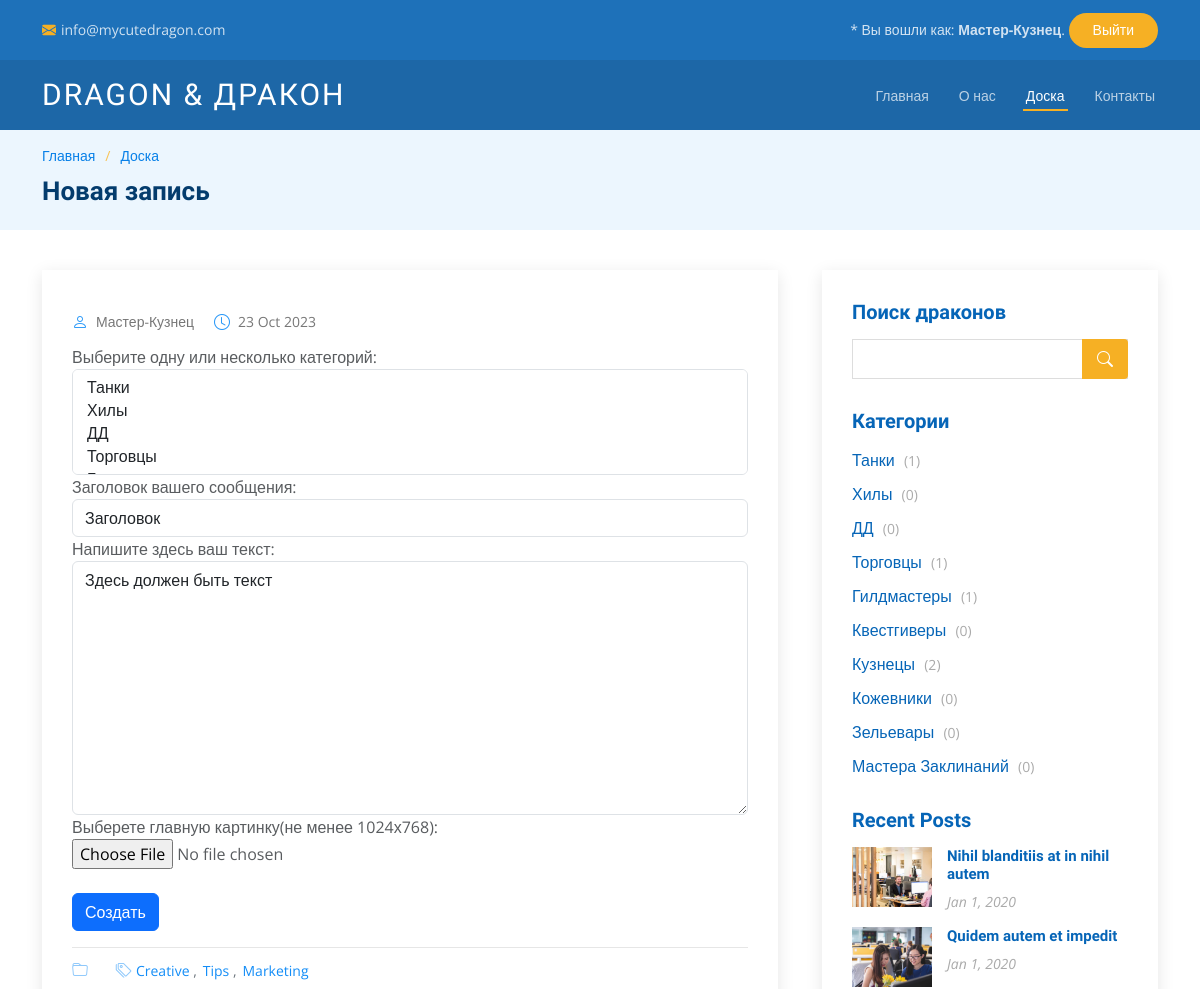
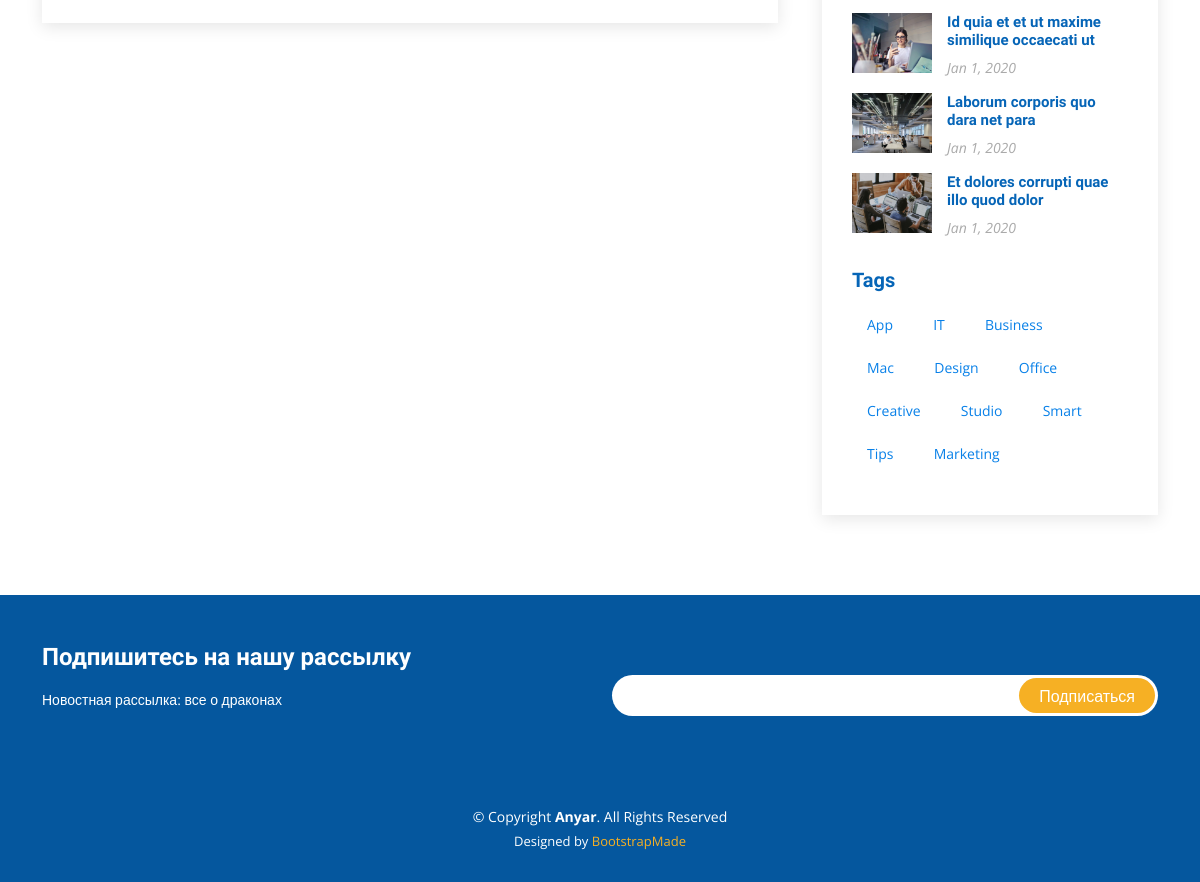
Screenshot of /messages/create (signed in) with the database file from the repository (2 pictures, top to bottom).
### bb/models.py (models this page shows)
class Category(models.Model):
    name = models.CharField(max_length = 255, unique = True)
    def __str__(self):
        return f'{self.name}'

### bb/views.py (the view, shortened to what this page needs)
# urls.py: path('create', MessageCreateView.as_view(), name='msg_create'),
class MessageCreateView(PermissionRequiredMixin, CreateView):
    permission_required = ('bb.add_post',)
    template_name = 'messages/create.html'
    form_class = MessageCreateForm
    context_object_name = 'message'
    success_url = '/messages'
    def get_context_data(self, **kwargs: Any) -> Dict[str, Any]:
        context =  super().get_context_data(**kwargs)
        author = self.request.user.id
        context['categories'] = Category.objects.annotate(num_posts=Count('post'))
        context['time_now'] = timezone.localtime(timezone.now())
        return context

### bb/forms.py
class MessageCreateForm (ModelForm):
    class Meta:
        model = Post
        exclude = ('author', 'cTime', 'postRate',)
        widgets = {
          'category' : forms.SelectMultiple(attrs={
            'class': 'form-control',
          }),
          'body' : forms.Textarea(attrs={
            'class': 'form-control',
            'placeholder': 'Здесь введите текст сообщения'
          }),
          'title' : forms.TextInput(attrs={
            'class': 'form-control',
            'placeholder': 'Введите заголовок'
          }),
        }
        labels = {
            'category': 'Выберите одну или несколько категорий:',
            'body': 'Напишите здесь ваш текст:',
            'title': 'Заголовок вашего сообщения',
            'mainPic': 'Выберете главную картинку(не менее 1024х768):'
        }

### templates/messages/create.html (shortened to what this page needs)
{% extends 'layout/bb.html' %}
{% block name %}
Новая запись
{% endblock name %}
{% block content %}
    <article class="entry entry-single">
      <div class="entry-img">
      </div>
      <div class="entry-meta">
        <ul>
          <li class="d-flex align-items-center"><i class="bi bi-person"></i> <a href="blog-single.html">{{user.username}}</a></li>
          <li class="d-flex align-items-center"><i class="bi bi-clock"></i> <a href="blog-single.html"><time datetime="2020-01-01">{{ time_now|date:'d M Y' }}</time></a></li>
        </ul>
      </div>
      <div class="entry-content">
        <div class=row>
            <form method="POST" enctype="multipart/form-data">
                <p class="text-muted">
                    {{ form }}
                    <br><br>
                    <input class="btn btn-primary" type="submit" value="Создать">
                </p>
            </form>
        </div>
      </div>
      <div class="entry-footer">
        <i class="bi bi-folder"></i>
        <ul class="cats">
        </ul>
        <i class="bi bi-tags"></i>
        <ul class="tags">
          <li><a href="#">Creative</a></li>
          <li><a href="#">Tips</a></li>
          <li><a href="#">Marketing</a></li>
        </ul>
      </div>
    </article>
{% endblock content %}

### templates/layout/bb.html (shortened to what this page needs)
<!DOCTYPE html>
<html lang="en">
<head>
  {% load static %}
  <link href="{% static 'assets/vendor/animate.css/animate.min.css' %}" rel="stylesheet">
  <link href="{% static 'assets/vendor/aos/aos.css' %}" rel="stylesheet">
  <link href="{% static 'assets/vendor/bootstrap/css/bootstrap.min.css' %}" rel="stylesheet">
  <link href="{% static 'assets/vendor/bootstrap-icons/bootstrap-icons.css' %}" rel="stylesheet">
  <link href="{% static 'assets/vendor/boxicons/css/boxicons.min.css' %}" rel="stylesheet">
  <link href="{% static 'assets/vendor/glightbox/css/glightbox.min.css' %}" rel="stylesheet">
  <link href="{% static 'assets/vendor/remixicon/remixicon.css' %}" rel="stylesheet">
  <link href="{% static 'assets/vendor/swiper/swiper-bundle.min.css' %}" rel="stylesheet">
  <link href="{% static 'assets/css/style.css' %}" rel="stylesheet">
</head>
<body>
  <div id="topbar" class="fixed-top d-flex align-items-center topbar-inner-pages">
    <div class="container d-flex align-items-center justify-content-center justify-content-md-between">
      <div class="contact-info d-flex align-items-center">
        <i class="bi bi-envelope-fill"></i><a href="mailto:contact@example.com">info@mycutedragon.com</a>
      </div>
      <div class="cta d-none d-md-block">
        {% if request.user.is_authenticated %}
          * Вы вошли как:
          <strong>{{ request.user.username }}</strong>.
          <a href="/accounts/logout/" class="scrollto"> Выйти</a>
        {% else %}
          Войдите в аккаунт:
          <a href="/accounts/login/" class="scrollto"> Войти</a>
        {% endif %}
      </div>
    </div>
  </div>
  <header id="header" class="fixed-top d-flex align-items-center header-inner-pages">
    <div class="container d-flex align-items-center justify-content-between">
      <h1 class="logo"><a href="index.html">Dragon & Дракон</a></h1>
      <nav id="navbar" class="navbar">
        <ul>
          <li><a class="nav-link scrollto " href="#hero">Главная</a></li>
          <li><a class="nav-link scrollto" href="#about">О нас</a></li>
          <li><a class="active" href="/messages/">Доска</a></li>
          <li><a class="nav-link scrollto" href="#contact">Контакты</a></li>
        </ul>
      </nav>
    </div>
  </header>
  <main id="main">
    <section id="breadcrumbs" class="breadcrumbs">
      <div class="container">
        <div class="row">
          <div class="col-lg-8">
            <ol>
              <li><a href="/messages/">Главная</a></li>
              <li><a href="/messages/">Доска</a></li>
            </ol>
            <h2>{% block name %}{% endblock name %}</h2>
          </div>
          <div class="col-lg-4">
          </div>
        </div>
      </div>
    </section>
    <section id="blog" class="blog">
      <div class="container" >
        <div class="row">
          <div class="col-lg-8 entries">
            {% block content %}
            {% endblock content %}
          </div>
          <div class="col-lg-4">
            <div class="sidebar">
              <h3 class="sidebar-title">Поиск драконов</h3>
              <div class="sidebar-item search-form">
                <form action="">
                  <input type="text">
                  <button type="submit"><i class="bi bi-search"></i></button>
                </form>
              </div>
              <h3 class="sidebar-title">Категории</h3>
              <div class="sidebar-item categories">
                <ul>
                {% for cat in categories %}
                  <li><a href="#"> {{ cat.name }} <span>({{ cat.num_posts }})</span></a></li>
                {% endfor %}
                </ul>
              </div>
              <h3 class="sidebar-title">Recent Posts</h3>
              <div class="sidebar-item recent-posts">
                <div class="post-item clearfix">
                  <img src="assets/img/blog/blog-recent-1.jpg" alt="">
                  <h4><a href="blog-single.html">Nihil blanditiis at in nihil autem</a></h4>
                  <time datetime="2020-01-01">Jan 1, 2020</time>
                </div>
                <div class="post-item clearfix">
                  <img src="assets/img/blog/blog-recent-2.jpg" alt="">
                  <h4><a href="blog-single.html">Quidem autem et impedit</a></h4>
                  <time datetime="2020-01-01">Jan 1, 2020</time>
                </div>
                <div class="post-item clearfix">
                  <img src="assets/img/blog/blog-recent-3.jpg" alt="">
                  <h4><a href="blog-single.html">Id quia et et ut maxime similique occaecati ut</a></h4>
                  <time datetime="2020-01-01">Jan 1, 2020</time>
                </div>
                <div class="post-item clearfix">
                  <img src="assets/img/blog/blog-recent-4.jpg" alt="">
                  <h4><a href="blog-single.html">Laborum corporis quo dara net para</a></h4>
                  <time datetime="2020-01-01">Jan 1, 2020</time>
                </div>
                <div class="post-item clearfix">
                  <img src="assets/img/blog/blog-recent-5.jpg" alt="">
                  <h4><a href="blog-single.html">Et dolores corrupti quae illo quod dolor</a></h4>
                  <time datetime="2020-01-01">Jan 1, 2020</time>
                </div>
              </div>
              <h3 class="sidebar-title">Tags</h3>
              <div class="sidebar-item tags">
                <ul>
                  <li><a href="#">App</a></li>
                  <li><a href="#">IT</a></li>
                  <li><a href="#">Business</a></li>
                  <li><a href="#">Mac</a></li>
                  <li><a href="#">Design</a></li>
                  <li><a href="#">Office</a></li>
                  <li><a href="#">Creative</a></li>
                  <li><a href="#">Studio</a></li>
                  <li><a href="#">Smart</a></li>
                  <li><a href="#">Tips</a></li>
                  <li><a href="#">Marketing</a></li>
                </ul>
              </div>
            </div>
          </div>
        </div>
      </div>
    </section>
  </main>
  <footer id="footer">
    <div class="footer-newsletter">
      <div class="container">
        <div class="row">
          <div class="col-lg-6">
            <h4>Подпишитесь на нашу рассылку</h4>
            <p>Новостная рассылка: все о драконах</p>
          </div>
          <div class="col-lg-6">
            <form action="" method="post">
              <input type="email" name="email"><input type="submit" value="Подписаться">
            </form>
          </div>
        </div>
      </div>
    </div>
    <div class="container">
      <div class="copyright">
        &copy; Copyright <strong><span>Anyar</span></strong>. All Rights Reserved
      </div>
      <div class="credits">
        Designed by <a href="https://bootstrapmade.com/">BootstrapMade</a>
      </div>
    </div>
  </footer>
</body>
</html>

### rows the page displays
Category: name "Танки", num_posts "1"
Category: name "Хилы", num_posts "0"
Category: name "ДД", num_posts "0"
Category: name "Торговцы", num_posts "1"
Category: name "Гилдмастеры", num_posts "1"
Category: name "Квестгиверы", num_posts "0"
Category: name "Кузнецы", num_posts "2"
Category: name "Кожевники", num_posts "0"
Category: name "Зельевары", num_posts "0"
Category: name "Мастера Заклинаний", num_posts "0"

### other values shown
{{ request.user.username }} "Мастер-Кузнец"
{{ user.username }} "Мастер-Кузнец"
{{ time_now|date:'d M Y' }} "23 Oct 2023"
